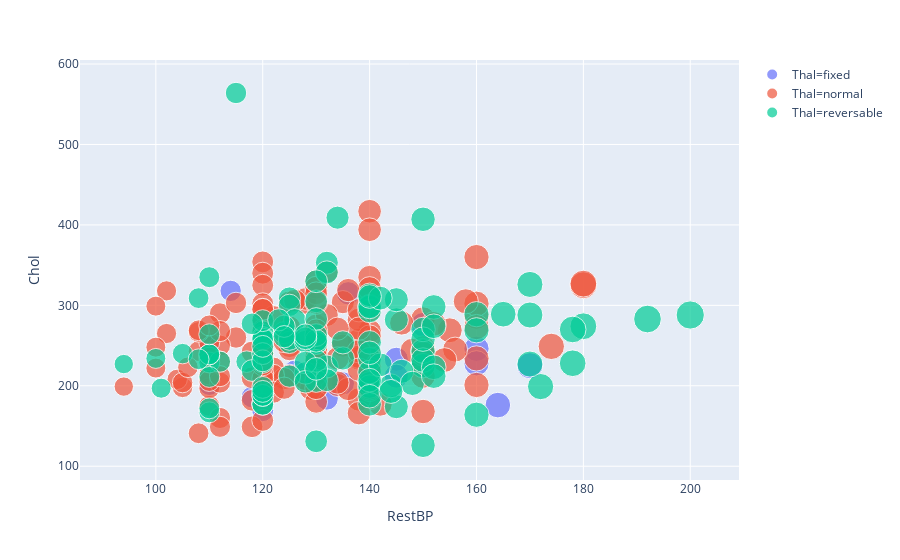

This figure's notebook cell:
### Code cell
px.scatter(data_frame=df,x='RestBP',y='Chol',size='RestBP',color='Thal')

### Figure 1 — Plotly figure (JSON) as saved in the notebook; plotly's stock layout.template omitted (floating-point values rounded to 4 significant figures; data arrays with more than 128 entries replaced by an {"elided": "..."} marker saying what was removed)
{"data": [{"hoverlabel": {"namelength": 0}, "hovertemplate": "Thal=fixed<br>RestBP=%{marker.size}<br>Chol=%{y}", "legendgroup": "Thal=fixed", "marker": {"color": "#636efa", "size": [145, 140, 130, 150, 110, 118, 135, 145, 132, 160, 110, 136, 126, 160, 114, 170, 120, 164], "sizemode": "area", "sizeref": 0.5, "symbol": "circle"}, "mode": "markers", "name": "Thal=fixed", "showlegend": true, "type": "scatter", "x": [145, 140, 130, 150, 110, 118, 135, 145, 132, 160, 110, 136, 126, 160, 114, 170, 120, 164], "xaxis": "x", "y": [233, 192, 256, 276, 248, 186, 203, 212, 184, 246, 201, 315, 218, 228, 318, 225, 169, 176], "yaxis": "y"}, {"hoverlabel": {"namelength": 0}, "hovertemplate": "Thal=normal<br>RestBP=%{marker.size}<br>Chol=%{y}", "legendgroup": "Thal=normal", "marker": {"color": "#EF553B", "size": {"elided": "164 int values"}, "sizemode": "area", "sizeref": 0.5, "symbol": "circle"}, "mode": "markers", "name": "Thal=normal", "showlegend": true, "type": "scatter", "x": {"elided": "164 int values"}, "xaxis": "x", "y": {"elided": "164 int values"}, "yaxis": "y"}, {"hoverlabel": {"namelength": 0}, "hovertemplate": "Thal=reversable<br>RestBP=%{marker.size}<br>Chol=%{y}", "legendgroup": "Thal=reversable", "marker": {"color": "#00cc96", "size": [120, 130, 140, 120, 172, 110, 132, 130, 110, 117, 135, 120, 132, 150, 140, 112, 150, 120, 130, 124, 140, 110, 130, 128, 120, 145, 150, 170, 125, 120, 125, 150, 180, 160, 130, 128, 110, 150, 120, 108, 140, 128, 120, 118, 145, 132, 130, 130, 135, 130, 150, 140, 200, 110, 120, 94, 145, 120, 120, 170, 125, 105, 165, 152, 115, 160, 140, 125, 140, 118, 101, 132, 126, 160, 142, 152, 108, 124, 134, 178, 120, 192, 140, 140, 150, 140, 110, 142, 128, 144, 120, 178, 120, 123, 130, 120, 100, 125, 146, 128, 124, 152, 140, 140, 170, 110, 128, 148, 130, 152, 140, 140, 110, 144, 130], "sizemode": "area", "sizeref": 0.5, "symbol": "circle"}, "mode": "markers", "name": "Thal=reversable", "showlegend": true, "type": "scatter", "x": [120, 130, 140, 120, 172, 110, 132, 130, 110, 117, 135, 120, 132, 150, 140, 112, 150, 120, 130, 124, 140, 110, 130, 128, 120, 145, 150, 170, 125, 120, 125, 150, 180, 160, 130, 128, 110, 150, 120, 108, 140, 128, 120, 118, 145, 132, 130, 130, 135, 130, 150, 140, 200, 110, 120, 94, 145, 120, 120, 170, 125, 105, 165, 152, 115, 160, 140, 125, 140, 118, 101, 132, 126, 160, 142, 152, 108, 124, 134, 178, 120, 192, 140, 140, 150, 140, 110, 142, 128, 144, 120, 178, 120, 123, 130, 120, 100, 125, 146, 128, 124, 152, 140, 140, 170, 110, 128, 148, 130, 152, 140, 140, 110, 144, 130], "xaxis": "x", "y": [229, 254, 203, 263, 199, 229, 224, 206, 167, 230, 234, 177, 353, 225, 199, 230, 243, 177, 253, 266, 233, 172, 305, 216, 188, 282, 232, 326, 254, 267, 258, 270, 274, 164, 231, 255, 239, 258, 188, 309, 177, 229, 260, 219, 307, 341, 263, 330, 254, 256, 407, 217, 288, 239, 258, 227, 174, 281, 198, 288, 309, 240, 289, 298, 564, 289, 299, 300, 293, 277, 197, 207, 282, 269, 226, 274, 233, 274, 409, 270, 240, 283, 254, 298, 126, 313, 211, 309, 259, 200, 231, 228, 193, 282, 283, 249, 234, 212, 218, 263, 261, 223, 207, 311, 227, 335, 205, 203, 221, 212, 187, 241, 264, 193, 131], "yaxis": "y"}], "layout": {"legend": {"itemsizing": "constant", "tracegroupgap": 0}, "margin": {"t": 60}, "xaxis": {"anchor": "y", "domain": [0, 1], "title": {"text": "RestBP"}}, "yaxis": {"anchor": "x", "domain": [0, 1], "title": {"text": "Chol"}}}}
